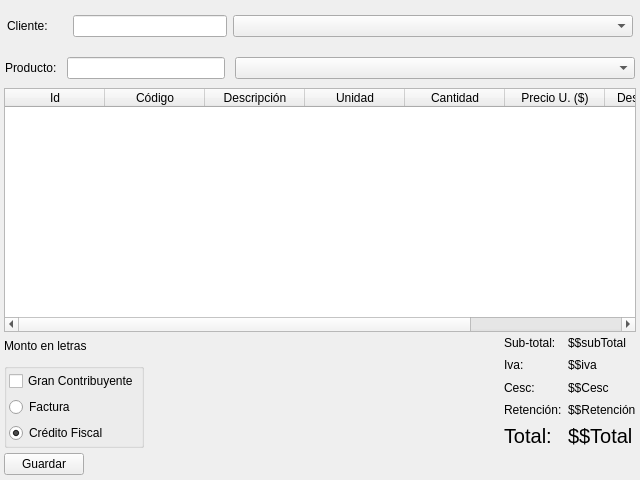
<?xml version="1.0" encoding="UTF-8"?>
<ui version="4.0">
 <class>SaleRequest</class>
 <widget class="QWidget" name="SaleRequest">
  <property name="geometry">
   <rect>
    <x>0</x>
    <y>0</y>
    <width>640</width>
    <height>480</height>
   </rect>
  </property>
  <property name="windowTitle">
   <string>Form</string>
  </property>
  <layout class="QVBoxLayout" name="verticalLayout">
   <property name="spacing">
    <number>0</number>
   </property>
   <property name="leftMargin">
    <number>4</number>
   </property>
   <property name="topMargin">
    <number>4</number>
   </property>
   <property name="rightMargin">
    <number>4</number>
   </property>
   <property name="bottomMargin">
    <number>0</number>
   </property>
   <item>
    <widget class="QWidget" name="widget_3" native="true">
     <property name="minimumSize">
      <size>
       <width>0</width>
       <height>32</height>
      </size>
     </property>
     <property name="sizeIncrement">
      <size>
       <width>0</width>
       <height>32</height>
      </size>
     </property>
     <layout class="QHBoxLayout" name="horizontalLayout_3">
      <property name="leftMargin">
       <number>2</number>
      </property>
      <property name="topMargin">
       <number>2</number>
      </property>
      <property name="rightMargin">
       <number>2</number>
      </property>
      <property name="bottomMargin">
       <number>2</number>
      </property>
      <item>
       <widget class="QWidget" name="widget_4" native="true">
        <property name="minimumSize">
         <size>
          <width>0</width>
          <height>40</height>
         </size>
        </property>
        <property name="maximumSize">
         <size>
          <width>16777215</width>
          <height>40</height>
         </size>
        </property>
        <layout class="QHBoxLayout" name="horizontalLayout_5">
         <property name="leftMargin">
          <number>1</number>
         </property>
         <property name="topMargin">
          <number>1</number>
         </property>
         <property name="rightMargin">
          <number>1</number>
         </property>
         <property name="bottomMargin">
          <number>1</number>
         </property>
         <item>
          <widget class="QLabel" name="label">
           <property name="minimumSize">
            <size>
             <width>60</width>
             <height>0</height>
            </size>
           </property>
           <property name="text">
            <string>Cliente:</string>
           </property>
          </widget>
         </item>
         <item>
          <widget class="QLineEdit" name="lineEdit">
           <property name="minimumSize">
            <size>
             <width>150</width>
             <height>0</height>
            </size>
           </property>
          </widget>
         </item>
         <item>
          <widget class="QComboBox" name="cbxCustomers">
           <property name="minimumSize">
            <size>
             <width>400</width>
             <height>0</height>
            </size>
           </property>
           <property name="editable">
            <bool>false</bool>
           </property>
          </widget>
         </item>
        </layout>
       </widget>
      </item>
     </layout>
    </widget>
   </item>
   <item>
    <widget class="QWidget" name="widget_5" native="true">
     <property name="minimumSize">
      <size>
       <width>0</width>
       <height>40</height>
      </size>
     </property>
     <layout class="QHBoxLayout" name="horizontalLayout_4">
      <property name="spacing">
       <number>10</number>
      </property>
      <property name="leftMargin">
       <number>1</number>
      </property>
      <property name="topMargin">
       <number>1</number>
      </property>
      <property name="rightMargin">
       <number>1</number>
      </property>
      <property name="bottomMargin">
       <number>1</number>
      </property>
      <item>
       <widget class="QLabel" name="label_6">
        <property name="maximumSize">
         <size>
          <width>65</width>
          <height>16777215</height>
         </size>
        </property>
        <property name="text">
         <string>Producto:</string>
        </property>
       </widget>
      </item>
      <item>
       <widget class="QLineEdit" name="txtSearch">
        <property name="minimumSize">
         <size>
          <width>150</width>
          <height>0</height>
         </size>
        </property>
        <property name="maximumSize">
         <size>
          <width>16777215</width>
          <height>16777215</height>
         </size>
        </property>
        <property name="sizeIncrement">
         <size>
          <width>0</width>
          <height>0</height>
         </size>
        </property>
       </widget>
      </item>
      <item>
       <widget class="QComboBox" name="cbxProducts">
        <property name="minimumSize">
         <size>
          <width>400</width>
          <height>0</height>
         </size>
        </property>
        <property name="editable">
         <bool>false</bool>
        </property>
       </widget>
      </item>
     </layout>
    </widget>
   </item>
   <item>
    <widget class="QTableWidget" name="tblProducts">
     <column>
      <property name="text">
       <string>Id</string>
      </property>
     </column>
     <column>
      <property name="text">
       <string>Código</string>
      </property>
     </column>
     <column>
      <property name="text">
       <string>Descripción</string>
      </property>
     </column>
     <column>
      <property name="text">
       <string>Unidad</string>
      </property>
     </column>
     <column>
      <property name="text">
       <string>Cantidad</string>
      </property>
     </column>
     <column>
      <property name="text">
       <string>Precio U. ($)</string>
      </property>
     </column>
     <column>
      <property name="text">
       <string>Descuento(%)</string>
      </property>
     </column>
     <column>
      <property name="text">
       <string>Subtotal($)</string>
      </property>
     </column>
    </widget>
   </item>
   <item>
    <widget class="QWidget" name="widget_2" native="true">
     <property name="minimumSize">
      <size>
       <width>0</width>
       <height>116</height>
      </size>
     </property>
     <property name="maximumSize">
      <size>
       <width>16777215</width>
       <height>116</height>
      </size>
     </property>
     <layout class="QHBoxLayout" name="horizontalLayout">
      <property name="leftMargin">
       <number>0</number>
      </property>
      <property name="topMargin">
       <number>0</number>
      </property>
      <property name="rightMargin">
       <number>0</number>
      </property>
      <property name="bottomMargin">
       <number>0</number>
      </property>
      <item>
       <layout class="QGridLayout" name="gridLayout_3">
        <property name="topMargin">
         <number>2</number>
        </property>
        <item row="0" column="2" rowspan="2">
         <layout class="QGridLayout" name="gridLayout_2">
          <item row="0" column="0">
           <widget class="QLabel" name="label_2">
            <property name="text">
             <string>Sub-total:</string>
            </property>
           </widget>
          </item>
          <item row="0" column="1">
           <widget class="QLabel" name="lblSubTotal">
            <property name="text">
             <string>$$subTotal</string>
            </property>
           </widget>
          </item>
          <item row="1" column="0">
           <widget class="QLabel" name="label_3">
            <property name="text">
             <string>Iva:</string>
            </property>
           </widget>
          </item>
          <item row="1" column="1">
           <widget class="QLabel" name="lblTax">
            <property name="text">
             <string>$$iva</string>
            </property>
           </widget>
          </item>
          <item row="2" column="0">
           <widget class="QLabel" name="label_4">
            <property name="text">
             <string>Cesc:</string>
            </property>
           </widget>
          </item>
          <item row="2" column="1">
           <widget class="QLabel" name="lblCesc">
            <property name="text">
             <string>$$Cesc</string>
            </property>
           </widget>
          </item>
          <item row="3" column="0">
           <widget class="QLabel" name="lblTagRetention">
            <property name="minimumSize">
             <size>
              <width>0</width>
              <height>0</height>
             </size>
            </property>
            <property name="text">
             <string>Retención:</string>
            </property>
           </widget>
          </item>
          <item row="3" column="1">
           <widget class="QLabel" name="lblRetention">
            <property name="text">
             <string>$$Retención</string>
            </property>
           </widget>
          </item>
          <item row="4" column="0">
           <widget class="QLabel" name="label_5">
            <property name="font">
             <font>
              <pointsize>15</pointsize>
             </font>
            </property>
            <property name="text">
             <string>Total:</string>
            </property>
           </widget>
          </item>
          <item row="4" column="1">
           <widget class="QLabel" name="lblTotal">
            <property name="font">
             <font>
              <pointsize>15</pointsize>
             </font>
            </property>
            <property name="text">
             <string>$$Total</string>
            </property>
           </widget>
          </item>
         </layout>
        </item>
        <item row="1" column="0">
         <widget class="QGroupBox" name="groupBox">
          <property name="title">
           <string/>
          </property>
          <layout class="QVBoxLayout" name="verticalLayout_2">
           <property name="leftMargin">
            <number>2</number>
           </property>
           <property name="topMargin">
            <number>2</number>
           </property>
           <property name="rightMargin">
            <number>2</number>
           </property>
           <property name="bottomMargin">
            <number>2</number>
           </property>
           <item>
            <widget class="QCheckBox" name="checkBox">
             <property name="text">
              <string>Gran Contribuyente</string>
             </property>
            </widget>
           </item>
           <item>
            <widget class="QRadioButton" name="radioButton_2">
             <property name="text">
              <string>Factura</string>
             </property>
            </widget>
           </item>
           <item>
            <widget class="QRadioButton" name="rdoCCF">
             <property name="text">
              <string>Crédito Fiscal</string>
             </property>
             <property name="checkable">
              <bool>true</bool>
             </property>
             <property name="checked">
              <bool>true</bool>
             </property>
            </widget>
           </item>
          </layout>
         </widget>
        </item>
        <item row="1" column="1">
         <spacer name="horizontalSpacer_2">
          <property name="orientation">
           <enum>Qt::Horizontal</enum>
          </property>
          <property name="sizeHint" stdset="0">
           <size>
            <width>75</width>
            <height>20</height>
           </size>
          </property>
         </spacer>
        </item>
        <item row="0" column="0" colspan="2">
         <widget class="QLabel" name="lblTotalLetters">
          <property name="text">
           <string>Monto en letras</string>
          </property>
          <property name="wordWrap">
           <bool>true</bool>
          </property>
         </widget>
        </item>
       </layout>
      </item>
     </layout>
    </widget>
   </item>
   <item>
    <widget class="QWidget" name="widget" native="true">
     <property name="minimumSize">
      <size>
       <width>0</width>
       <height>32</height>
      </size>
     </property>
     <property name="maximumSize">
      <size>
       <width>16777215</width>
       <height>32</height>
      </size>
     </property>
     <layout class="QHBoxLayout" name="horizontalLayout_2">
      <property name="leftMargin">
       <number>0</number>
      </property>
      <property name="topMargin">
       <number>0</number>
      </property>
      <property name="rightMargin">
       <number>0</number>
      </property>
      <property name="bottomMargin">
       <number>0</number>
      </property>
      <item>
       <widget class="QWidget" name="widget" native="true">
        <layout class="QGridLayout" name="gridLayout_4">
         <property name="leftMargin">
          <number>0</number>
         </property>
         <property name="topMargin">
          <number>0</number>
         </property>
         <property name="rightMargin">
          <number>0</number>
         </property>
         <property name="bottomMargin">
          <number>0</number>
         </property>
         <item row="0" column="0">
          <widget class="QPushButton" name="btnSave">
           <property name="text">
            <string>Guardar</string>
           </property>
          </widget>
         </item>
         <item row="0" column="1">
          <spacer name="horizontalSpacer_3">
           <property name="orientation">
            <enum>Qt::Horizontal</enum>
           </property>
           <property name="sizeHint" stdset="0">
            <size>
             <width>278</width>
             <height>13</height>
            </size>
           </property>
          </spacer>
         </item>
        </layout>
       </widget>
      </item>
     </layout>
    </widget>
   </item>
  </layout>
 </widget>
 <resources/>
 <connections/>
</ui>
